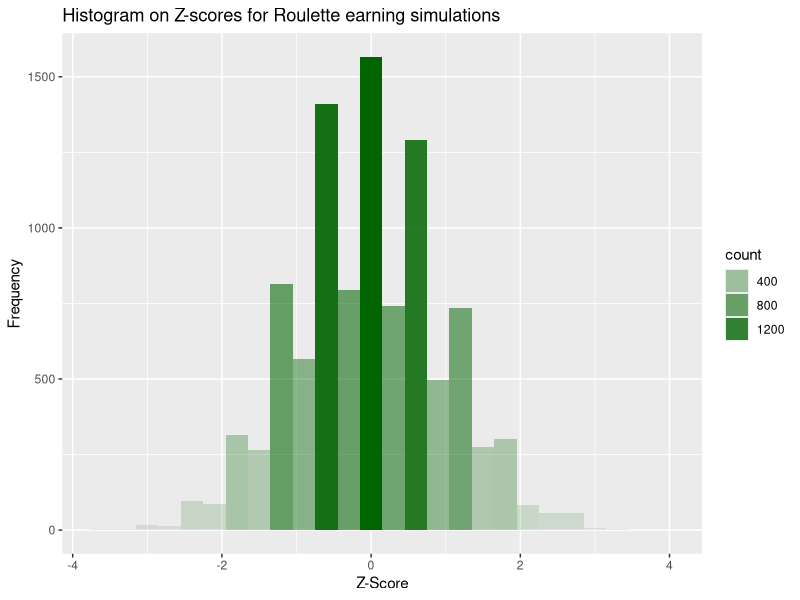
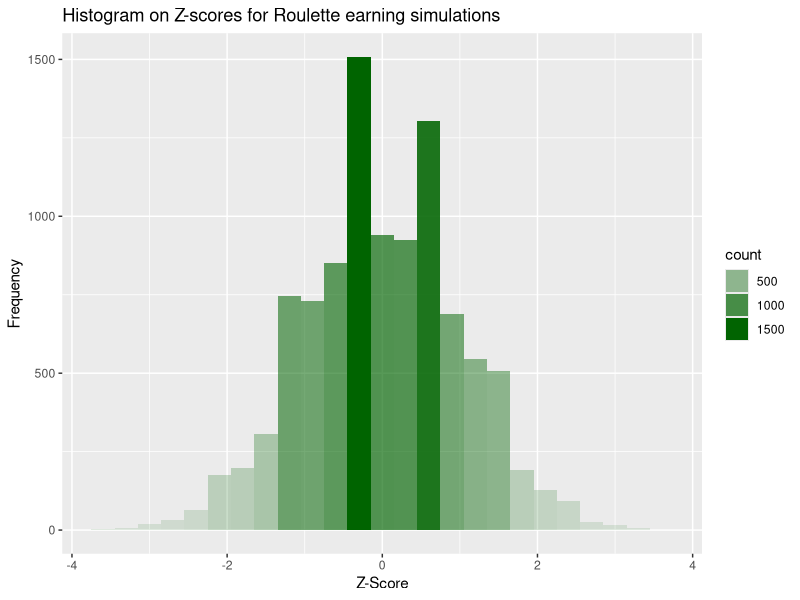
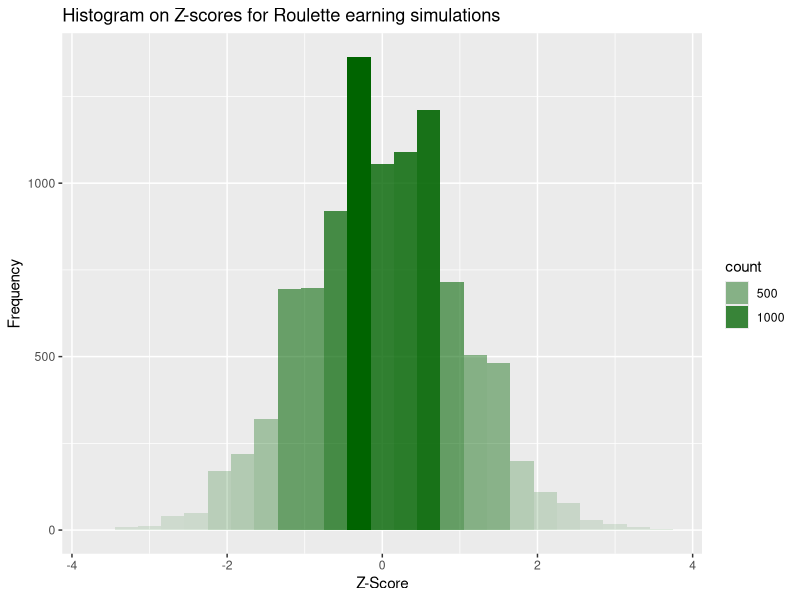
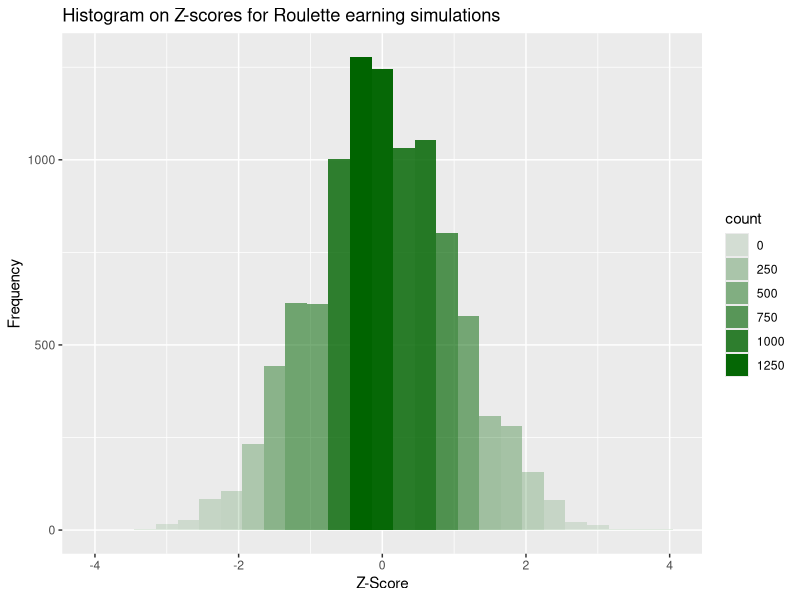

The R script that drew these images, in order:
library(data.table)
library(ggplot2)
#Q1A
#Function Roulette returns earnings after n times you bet 
Roulette = function(n){
  #You lose $1 for each time you lose that bet
  #You get $1 for each time you win that bet
  #Probability to win and to lose a bet is 18/38 and 20/38 respectively
  Sampling <- sample(c(-1, 1), n, replace=TRUE, prob = c(10/19, 9/19))
  #So your final earnings is the sum of them, with the exception of your initial $1  
  Earnings <- sum(Sampling)
  return(Earnings)
}

print(Roulette(100)) 
print(Roulette(250))
print(Roulette(500)) 
print(Roulette(1000)) 
 
#Q1B

Distribution <- function(n){
  #Replicate 10000 times
  x <- replicate(10000, (Roulette(n)))
  # a. Compute the distribution
  Mean <- mean(x)
  StandardDev <- sd(x)
  print(paste("Mean is: ", Mean))
  print(paste("Standard Deviation is: ", StandardDev))
  Z_score <- round((x-Mean)/StandardDev, 3)
  # b. Plot a histogram on z score of earnings
  x <- data.table(Z_score= Z_score)
  hist <- ggplot(x, aes(x= Z_score)) +
    geom_histogram(aes(alpha=..count..), binwidth=0.3, fill = "darkgreen") +
    labs(x= "Z-Score", y="Frequency") +
    ggtitle("Histogram on Z-scores for Roulette earning simulations")
  print(hist)
  return (hist)
}

print("For n= 100: ")
Hist100 <- Distribution(100)
print("For n= 250: ")
Hist250 <- Distribution(250)
print("For n= 500: ")
Hist500 <- Distribution(500)
print("For n= 1000: ")
Hist1000 <- Distribution(1000)


